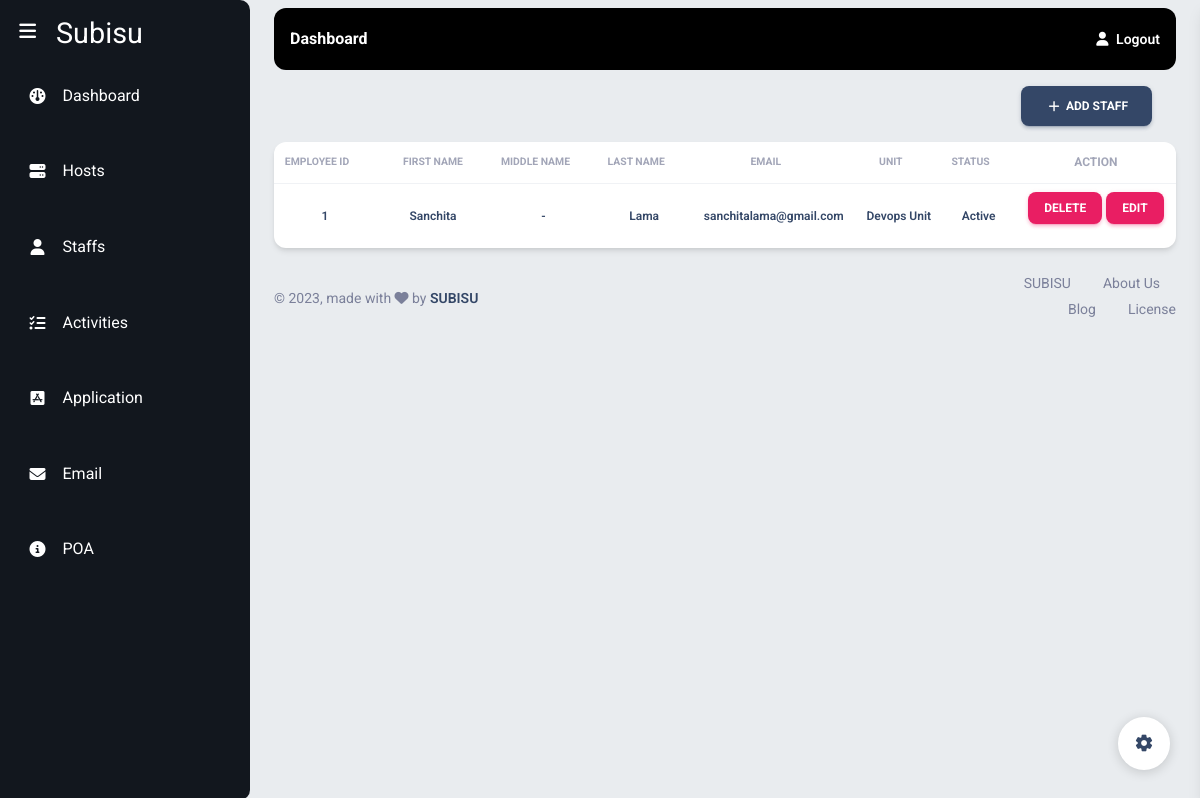
Before: /staffs/ (signed in) with the older database file.
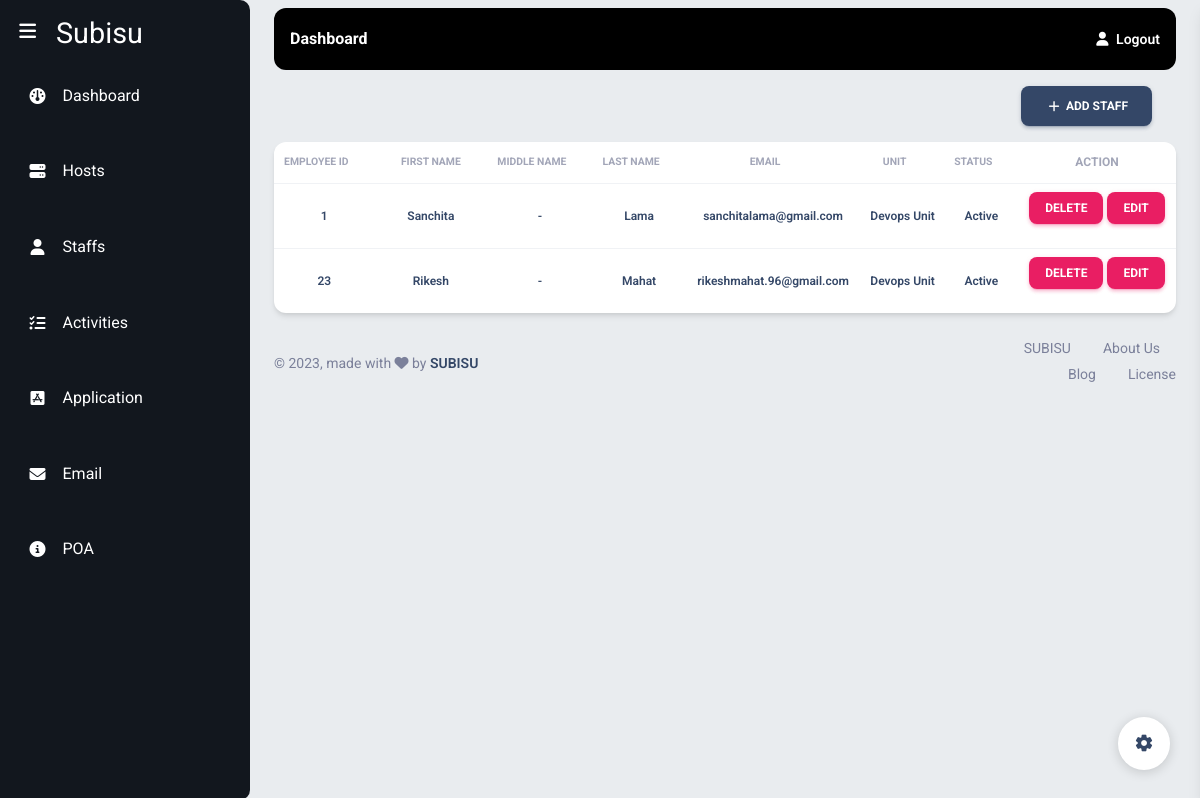
After: the same page with the newer database file.
### Models/staffs.py (models this page shows, shortened)
class Staffs(models.Model):
    user = models.OneToOneField(User,  on_delete=models.CASCADE, related_query_name='staff', null=True)
    firstName = models.CharField(max_length = 100)
    middleName = models.CharField(max_length=100, null = True, blank = True)
    lastName = models.CharField(max_length=100)
    empId = models.IntegerField()
    unitId = models.ForeignKey(Units, on_delete=models.PROTECT)
    email = models.EmailField()
    status = models.BooleanField(default= True)

### Models/units.py (models this page shows)
class Units(models.Model):
    name = models.CharField(max_length = 100)
    departmentId = models.ForeignKey(Departments, on_delete=models.PROTECT)
    unitHead = models.CharField(max_length=100)
    email = models.EmailField()
    status = models.BooleanField(default=True)
    def __str__(self):
        return self.name

### subisu/views.py (the view)
# urls.py: path('staffs/', display_staffs, name='staffs'),
@login_required()
def display_staffs(request):
    unit =  get_logged_user_info(request)[1]
    staffs = Staffs.objects.filter(unitId = unit)
    context = {
        'staffs' : staffs
    }
    return render(request, 'subisu/staffs.html', context)

### subisu/views.py (called while the page is built)
def get_logged_user_info(request):
    if request.user.is_authenticated:
        user = request.user
        staff = Staffs.objects.get(user = user) # getting the user
        unit = staff.unitId # getting the unit of staff
        department = unit.departmentId # getting the department
        return [staff, unit, department]  # return the data in a list

### task/context_processors.py (called while the page is built)
def request_processor(request):
    return {'request': request}

### templates/subisu/staffs.html
{%extends 'subisu/base.html' %}
{%block start%}
<section class="mt-3">
<div class="d-flex justify-content-end px-5">
  <a class="btn btn-icon btn-3 btn-dark ml-auto" href="{%url 'create_staff' %}">
    <span class="btn-inner--icon"><i class="material-icons">add</i></span>
    <span class="btn-inner--text">Add Staff</span>
  </a>
</div>
<div class = "px-4">
<div class="card">
  <div class="table-responsive">
    <table class="table align-items-center mb-0">
      <thead>
        <tr>
            <th class="text-center text-uppercase text-secondary text-xxs font-weight-bolder opacity-7 ps-2">Employee Id</th>
            <th class="text-center text-uppercase text-secondary text-xxs font-weight-bolder opacity-7">First Name</th>
            <th class="text-center text-uppercase text-secondary text-xxs font-weight-bolder opacity-7 ps-2">Middle Name</th>
            <th class="text-center text-uppercase text-secondary text-xxs font-weight-bolder opacity-7 ps-2">Last Name</th>
            <th class="text-center text-uppercase text-secondary text-xxs font-weight-bolder opacity-7 ps-2">email</th>
            <th class="text-center text-uppercase text-secondary text-xxs font-weight-bolder opacity-7 ps-2">Unit</th>
            <th class="text-center text-uppercase text-secondary text-xxs font-weight-bolder opacity-7 ps-2">Status</th>
            <th class="text-center text-uppercase text-secondary text-xs font-weight-bolder opacity-7">Action</th>
        </tr>
      </thead>
      <tbody>
        {% for staff in staffs %}
            <tr>
              <td class="align-middle text-center"><h6 class="mb-0 text-xs">{{staff.empId}}</h6></td>
              <td class="align-middle text-center"><h6 class="mb-0 text-xs">{{ staff.firstName }}</h6></td>
              <td class="align-middle text-center"><h6 class="mb-0 text-xs">{%if  staff.middleName%}{{ staff.middleName }}{%else%}-{%endif%}</h6></td>
              <td class="align-middle text-center"><h6 class="mb-0 text-xs">{{ staff.lastName }}</h6></td>
              <td class="align-middle text-center"><h6 class="mb-0 text-xs">{{ staff.email }}</h6></td>
              <td class="align-middle text-center"><h6 class="mb-0 text-xs">{{ staff.unitId }}</h6></td>
              <td class="align-middle text-center"><h6 class="mb-0 text-xs">{%if staff.status%} Active {%else%} Inactive {%endif%}</h6></td>
              <td class="text-center "><a href="{%url 'delete_staff' staff.id%}" class="btn btn-primary btn-sm">Delete </a>&nbsp;<a href="" class="btn btn-primary btn-sm">Edit</a></td>
            </tr>
        {% endfor %}
      </tbody>
    </table>
  </div>
</div>
</div>
</section>
{%endblock%}

Changed rows visible on the page:
added Staffs: empId "23", firstName "Rikesh", lastName "Mahat", email "rikeshmahat.96@gmail.com", unitId "Devops Unit", status "Active"
